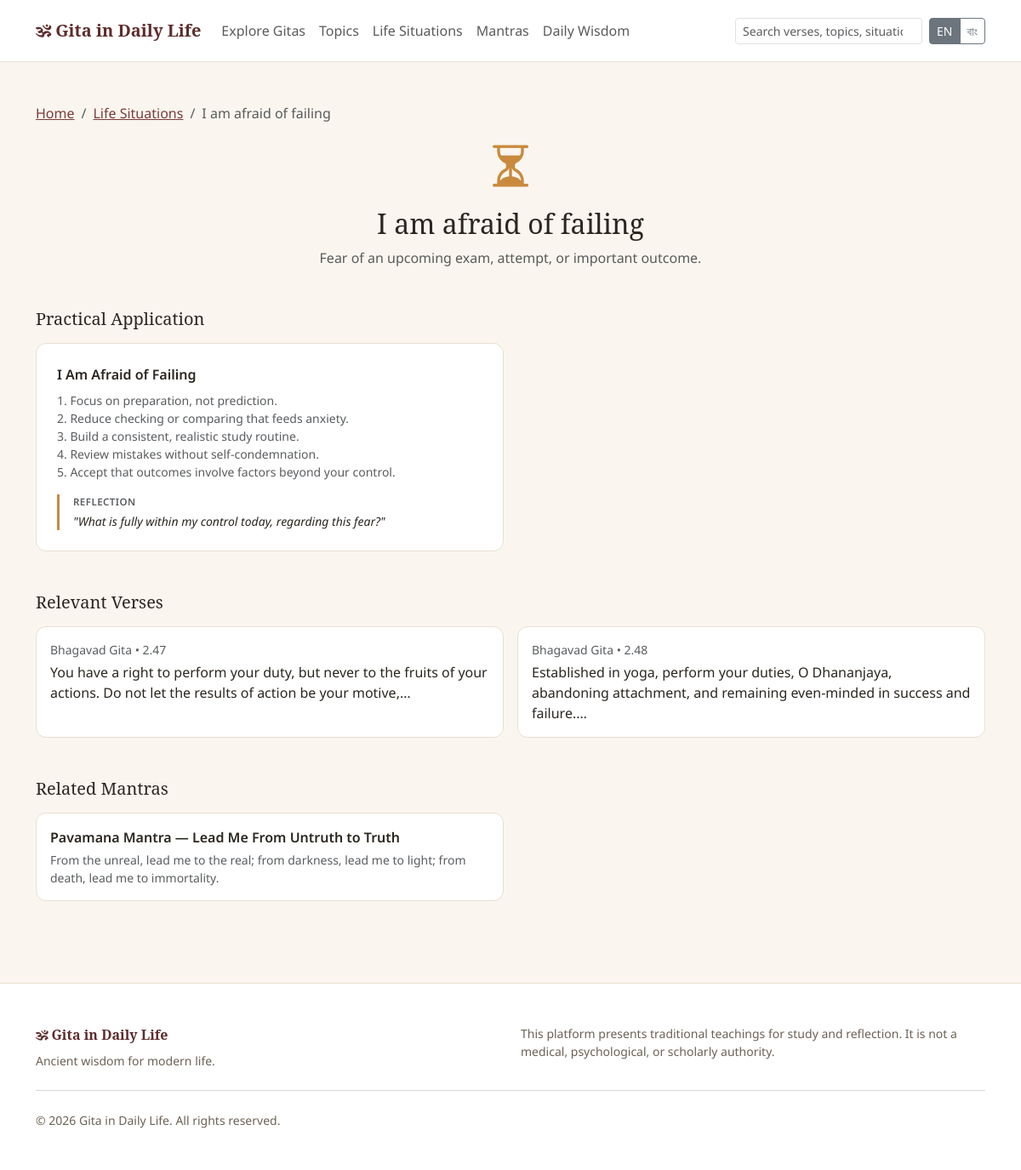
Page /public/situations/fear-of-failure on the committed database.
### tables this page shows
CREATE TABLE situations (
    id INT UNSIGNED AUTO_INCREMENT PRIMARY KEY,
    name VARCHAR(150) NOT NULL,
    slug VARCHAR(160) NOT NULL UNIQUE,
    description TEXT NULL,
    icon VARCHAR(60) NULL,
    status ENUM('draft','pending','published','archived') NOT NULL DEFAULT 'published',
    created_at DATETIME NOT NULL DEFAULT CURRENT_TIMESTAMP,
    updated_at DATETIME NOT NULL DEFAULT CURRENT_TIMESTAMP ON UPDATE CURRENT_TIMESTAMP,
    INDEX idx_situations_status (status)
);

CREATE TABLE teachings (
    id INT UNSIGNED AUTO_INCREMENT PRIMARY KEY,
    title VARCHAR(255) NOT NULL,
    slug VARCHAR(280) NOT NULL UNIQUE,
    life_problem TEXT NULL,
    relevant_teaching TEXT NULL,
    what_it_says TEXT NULL,
    what_it_does_not_mean TEXT NULL,
    how_to_apply TEXT NULL,
    reflection_question VARCHAR(500) NULL,
    practice TEXT NULL,
    status ENUM('draft','pending','published','archived') NOT NULL DEFAULT 'draft',
    created_at DATETIME NOT NULL DEFAULT CURRENT_TIMESTAMP,
    updated_at DATETIME NOT NULL DEFAULT CURRENT_TIMESTAMP ON UPDATE CURRENT_TIMESTAMP,
    INDEX idx_teachings_status (status)
);

CREATE TABLE verses (
    id INT UNSIGNED AUTO_INCREMENT PRIMARY KEY,
    gita_id INT UNSIGNED NOT NULL,
    chapter_id INT UNSIGNED NOT NULL,
    verse_number INT UNSIGNED NOT NULL,
    sanskrit_text TEXT NULL,
    transliteration TEXT NULL,
    word_by_word_meaning TEXT NULL,
    literal_translation TEXT NULL,
    simple_translation_en TEXT NULL,
    translation_bn TEXT NULL,
    explanation TEXT NULL,
    philosophical_meaning TEXT NULL,
    key_teaching VARCHAR(500) NULL,
    audio_path VARCHAR(255) NULL,
    video_path VARCHAR(255) NULL,
    translator VARCHAR(150) NULL,
    commentator VARCHAR(150) NULL,
    featured TINYINT(1) NOT NULL DEFAULT 0,
    status ENUM('draft','pending','published','archived') NOT NULL DEFAULT 'draft',
    created_by INT UNSIGNED NULL,
    updated_by INT UNSIGNED NULL,
    created_at DATETIME NOT NULL DEFAULT CURRENT_TIMESTAMP,
    updated_at DATETIME NOT NULL DEFAULT CURRENT_TIMESTAMP ON UPDATE CURRENT_TIMESTAMP,
    UNIQUE KEY uniq_chapter_verse (chapter_id, verse_number),
    FOREIGN KEY (gita_id) REFERENCES gitas(id) ON DELETE CASCADE,
    FOREIGN KEY (chapter_id) REFERENCES chapters(id) ON DELETE CASCADE,
    INDEX idx_verses_status (status),
    INDEX idx_verses_featured (featured)
);

CREATE TABLE gitas (
    id INT UNSIGNED AUTO_INCREMENT PRIMARY KEY,
    name VARCHAR(150) NOT NULL,
    slug VARCHAR(160) NOT NULL UNIQUE,
    alternate_names VARCHAR(255) NULL,
    short_description VARCHAR(500) NULL,
    introduction TEXT NULL,
    historical_context TEXT NULL,
    philosophy TEXT NULL,
    main_themes TEXT NULL,
    author_attribution VARCHAR(255) NULL,
    cover_image VARCHAR(255) NULL,
    language_available VARCHAR(100) NULL DEFAULT 'en',
    featured TINYINT(1) NOT NULL DEFAULT 0,
    status ENUM('draft','pending','published','archived') NOT NULL DEFAULT 'draft',
    meta_title VARCHAR(255) NULL,
    meta_description VARCHAR(500) NULL,
    created_by INT UNSIGNED NULL,
    updated_by INT UNSIGNED NULL,
    created_at DATETIME NOT NULL DEFAULT CURRENT_TIMESTAMP,
    updated_at DATETIME NOT NULL DEFAULT CURRENT_TIMESTAMP ON UPDATE CURRENT_TIMESTAMP,
    INDEX idx_gitas_status (status),
    INDEX idx_gitas_featured (featured)
);

CREATE TABLE chapters (
    id INT UNSIGNED AUTO_INCREMENT PRIMARY KEY,
    gita_id INT UNSIGNED NOT NULL,
    chapter_number INT UNSIGNED NOT NULL,
    name VARCHAR(200) NOT NULL,
    sanskrit_name VARCHAR(200) NULL,
    translation_name VARCHAR(200) NULL,
    summary TEXT NULL,
    main_ideas TEXT NULL,
    status ENUM('draft','pending','published','archived') NOT NULL DEFAULT 'draft',
    created_at DATETIME NOT NULL DEFAULT CURRENT_TIMESTAMP,
    updated_at DATETIME NOT NULL DEFAULT CURRENT_TIMESTAMP ON UPDATE CURRENT_TIMESTAMP,
    UNIQUE KEY uniq_gita_chapter (gita_id, chapter_number),
    FOREIGN KEY (gita_id) REFERENCES gitas(id) ON DELETE CASCADE,
    INDEX idx_chapters_status (status)
);

CREATE TABLE mantras (
    id INT UNSIGNED AUTO_INCREMENT PRIMARY KEY,
    title VARCHAR(255) NOT NULL,
    slug VARCHAR(280) NOT NULL UNIQUE,
    sanskrit TEXT NULL,
    transliteration TEXT NULL,
    pronunciation_bn TEXT NULL,
    pronunciation_en TEXT NULL,
    meaning TEXT NULL,
    meaning_bn TEXT NULL,
    translation TEXT NULL,
    deity_association VARCHAR(150) NULL,
    purpose VARCHAR(500) NULL,
    traditionally_recited VARCHAR(255) NULL,
    suggested_duration VARCHAR(100) NULL,
    audio_path VARCHAR(255) NULL,
    video_path VARCHAR(255) NULL,
    source VARCHAR(255) NULL,
    status ENUM('draft','pending','published','archived') NOT NULL DEFAULT 'draft',
    created_at DATETIME NOT NULL DEFAULT CURRENT_TIMESTAMP,
    updated_at DATETIME NOT NULL DEFAULT CURRENT_TIMESTAMP ON UPDATE CURRENT_TIMESTAMP,
    INDEX idx_mantras_status (status)
);

CREATE TABLE settings (
    id INT UNSIGNED AUTO_INCREMENT PRIMARY KEY,
    setting_key VARCHAR(150) NOT NULL UNIQUE,
    setting_value TEXT NULL,
    setting_group VARCHAR(60) NOT NULL DEFAULT 'general'
);

### views/frontend/situations/show.php (the view, shortened to what the rows shown need)
<div class="container py-5">
  <nav aria-label="breadcrumb"><ol class="breadcrumb">
    <li class="breadcrumb-item"><a href="<?= e(url('')) ?>"><?= e(__t('breadcrumb.home')) ?></a></li>
    <li class="breadcrumb-item"><a href="<?= e(url('situations')) ?>"><?= e(__t('breadcrumb.situations')) ?></a></li>
    <li class="breadcrumb-item active"><?= e($situation['name']) ?></li>
  </ol></nav>
  <div class="text-center mb-5">
    <i class="bi bi-<?= e($situation['icon'] ?: 'compass') ?> display-4 mb-3 d-block" style="color:var(--gidl-accent);"></i>
    <h1 class="h2 font-serif"><?= e($situation['name']) ?></h1>
    <?php if ($situation['description']): ?><p class="text-muted mx-auto" style="max-width:560px;"><?= e($situation['description']) ?></p><?php endif; ?>
  </div>
  <?php if ($teachings !== []): ?>
    <h2 class="h5 mb-3"><?= e(__t('label.practical_application')) ?></h2>
    <div class="row g-3 mb-5">
      <?php foreach ($teachings as $teaching): ?>
        <div class="col-md-6">
          <div class="card-gidl p-4 h-100">
            <p class="fw-semibold mb-2"><?= e($teaching['title']) ?></p>
            <p class="text-muted small mb-2"><?= nl2br(e($teaching['how_to_apply'])) ?></p>
            <div class="content-block mt-3 mb-0">
              <div class="badge-label text-muted mb-1"><?= e(__t('label.reflection')) ?></div>
              <p class="fst-italic small mb-0">"<?= e($teaching['reflection_question']) ?>"</p>
            </div>
          </div>
        </div>
      <?php endforeach; ?>
    </div>
  <?php endif; ?>
  <?php if ($verses !== []): ?>
    <h2 class="h5 mb-3"><?= e(__t('situations.relevant_verses')) ?></h2>
    <div class="row g-3 mb-5">
      <?php foreach ($verses as $verse): ?>
        <div class="col-md-6">
          <a href="<?= e(url('verses/' . $verse['gita_slug'] . '/' . $verse['chapter_number'] . '/' . $verse['verse_number'])) ?>" class="card-gidl p-3 d-block text-decoration-none text-reset h-100">
            <div class="small text-muted mb-1"><?= e($verse['gita_name']) ?> • <?= (int) $verse['chapter_number'] ?>.<?= (int) $verse['verse_number'] ?></div>
            <p class="mb-0"><?= e(str_excerpt(verse_text($verse), 130)) ?></p>
          </a>
        </div>
      <?php endforeach; ?>
    </div>
  <?php endif; ?>
  <?php if ($mantras !== []): ?>
    <h2 class="h5 mb-3"><?= e(__t('situations.related_mantras')) ?></h2>
    <div class="row g-3">
      <?php foreach ($mantras as $mantra): ?>
        <div class="col-md-6">
          <a href="<?= e(url('mantras/' . $mantra['slug'])) ?>" class="card-gidl p-3 d-block text-decoration-none text-reset h-100">
            <p class="fw-semibold mb-1"><?= e($mantra['title']) ?></p>
            <p class="text-muted small mb-0"><?= e(str_excerpt(mantra_text($mantra), 110)) ?></p>
          </a>
        </div>
      <?php endforeach; ?>
    </div>
  <?php endif; ?>
</div>

### app/core/Router.php (shortened to what the rows shown need)
<?php
final class Router
{
    private array $routes = [];
    public function get(string $pattern, string $handler): void
    {
        $this->routes[] = ['GET', $pattern, $handler];
    }
    public function dispatch(): void
    {
        $uri = $this->currentPath();
        foreach ($this->routes as [$routeMethod, $pattern, $handler]) {
            $regex = $this->patternToRegex($pattern);
            if (preg_match($regex, $uri, $matches)) {
                $params = array_filter($matches, static fn ($key) => !is_int($key), ARRAY_FILTER_USE_KEY);
                $this->callHandler($handler, array_values($params));
                return;
            }
        }
    }
    private function currentPath(): string
    {
        $uri = Request::uri();
        $base = APP_BASE_PATH;
        if ($base !== '' && str_starts_with($uri, $base)) {
            $uri = substr($uri, strlen($base));
        }
        $uri = '/' . trim($uri, '/');
        return $uri;
    }
    private function patternToRegex(string $pattern): string
    {
        $pattern = rtrim($pattern, '/');
        if ($pattern === '') {
            $pattern = '/';
        }
        $regex = preg_replace('#\{([a-zA-Z_][a-zA-Z0-9_]*)\}#', '(?P<$1>[^/]+)', $pattern);
        return '#^' . $regex . '$#u';
    }
    private function callHandler(string $handler, array $params): void
    {
        [$controllerName, $methodName] = explode('@', $handler);
        $controller = new $controllerName();
        $controller->$methodName(...$params);
    }
}

### views/frontend/partials/footer.php (shortened to what the rows shown need)
<footer class="site-footer py-5 mt-5">
  <div class="container">
    <div class="row">
      <div class="col-md-6 mb-3 mb-md-0">
        <div class="font-serif fw-bold mb-2" style="color:var(--gidl-primary-dark);">🕉 <?= e(APP_NAME) ?></div>
        <p class="small mb-0"><?= e(Setting::get('site_tagline', 'Ancient wisdom for modern life.')) ?></p>
      </div>
      <div class="col-md-6">
        <p class="small mb-0"><?= e(__t('footer.disclaimer')) ?></p>
      </div>
    </div>
    <hr class="my-4">
    <p class="small mb-0">&copy; <?= date('Y') ?> <?= e(APP_NAME) ?>. <?= e(__t('footer.rights')) ?></p>
  </div>
</footer>
</body>
</html>

### rows in the picture
situations: name "I am afraid of failing", description "Fear of an upcoming exam, attempt, or important outcome."
teachings: title "I Am Afraid of Failing", how_to_apply "1. Focus on preparation, not prediction. 2. Reduce checking or comparing that feeds anxiety. 3. Build a consistent, realistic study routine. 4. Review mistakes without self-condemnation. 5. Accept that outcomes involve factors beyond your control.", reflection_question "What is fully within my control today, regarding this fear?"
verses: gita.name "Bhagavad Gita", chapter.chapter_number "2", verse_number "47", simple_translation_en "You have a right to perform your duty, but never to the fruits of your actions. Do not let the results of action be your motive,…"
verses: gita.name "Bhagavad Gita", chapter.chapter_number "2", verse_number "48", simple_translation_en "Established in yoga, perform your duties, O Dhananjaya, abandoning attachment, and remaining even-minded in success and failure.…"
mantras: title "Pavamana Mantra — Lead Me From Untruth to Truth", meaning "From the unreal, lead me to the real; from darkness, lead me to light; from death, lead me to immortality."
settings: setting_value "This platform presents traditional teachings for study and reflection. It is not a medical, psychological, or scholarly authority.", setting_value "All rights reserved."

### other values in the picture
Setting::get('site_tagline', 'Ancient wisdom for modern life.') "Ancient wisdom for modern life."
